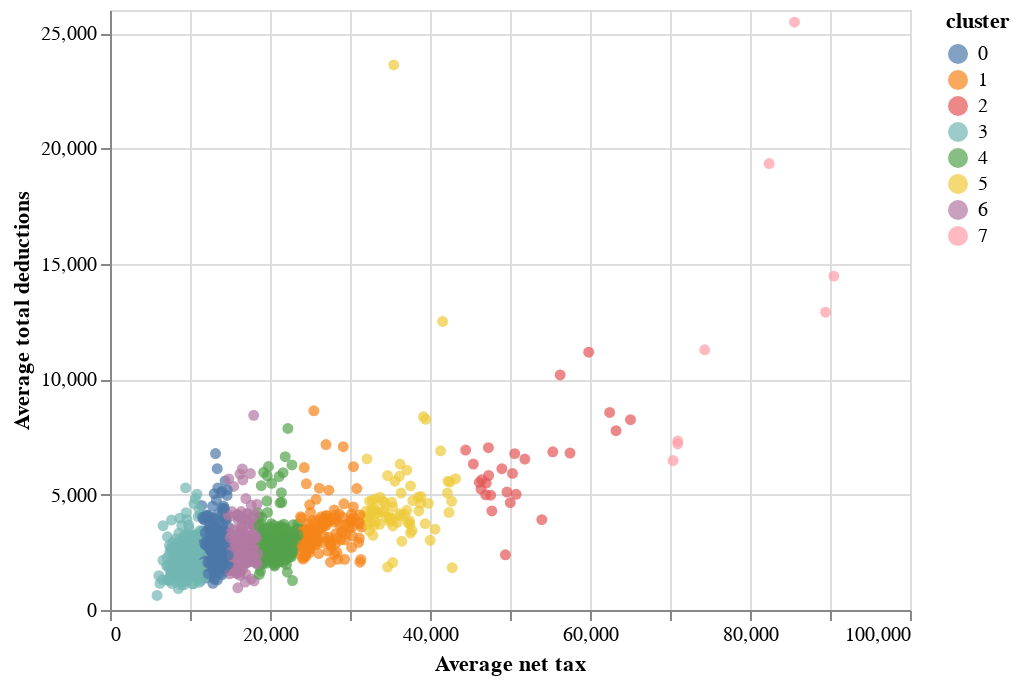

Source (notebook cell):
### Code cell
scatter_plot.encode(
    x='Average net tax', 
    y='Average total deductions', 
    color='cluster:N', 
    tooltip = ['Postcode', 'cluster', 'Average net tax', 'Average total deductions']
).interactive()

### Figure 1 — Vega-Lite specification as saved in the notebook (floating-point values rounded to 4 significant figures; data arrays with more than 128 entries replaced by an {"elided": "..."} marker saying what was removed)
{"config": {"view": {"continuousWidth": 400, "continuousHeight": 300}}, "data": {"name": "data-ecfdfbf47ccb37b7210edcb3f88de26e"}, "mark": "circle", "encoding": {"color": {"type": "nominal", "field": "cluster"}, "tooltip": [{"type": "quantitative", "field": "Postcode"}, {"type": "quantitative", "field": "cluster"}, {"type": "quantitative", "field": "Average net tax"}, {"type": "quantitative", "field": "Average total deductions"}], "x": {"type": "quantitative", "field": "Average net tax"}, "y": {"type": "quantitative", "field": "Average total deductions"}}, "selection": {"selector001": {"type": "interval", "bind": "scales", "encodings": ["x", "y"]}}, "$schema": "https://vega.github.io/schema/vega-lite/v4.8.1.json", "datasets": {"data-ecfdfbf47ccb37b7210edcb3f88de26e": {"elided": "2473 records"}}}
